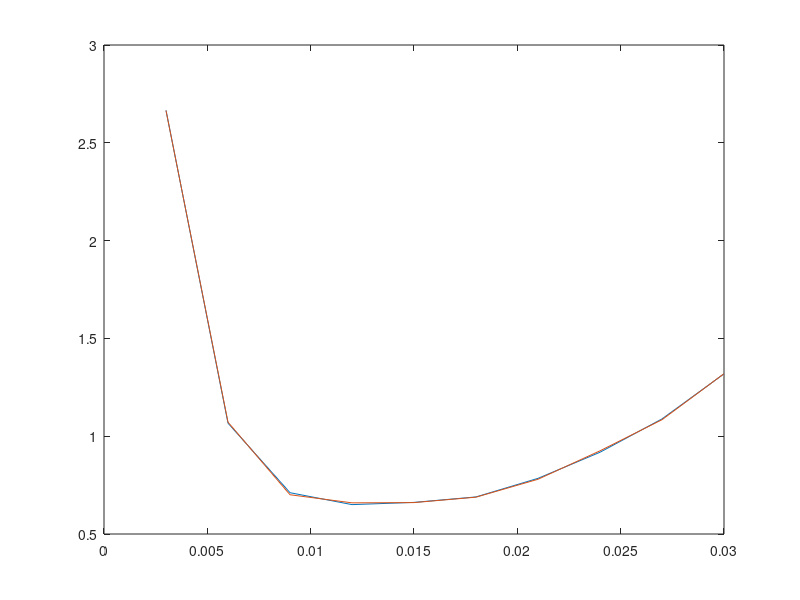
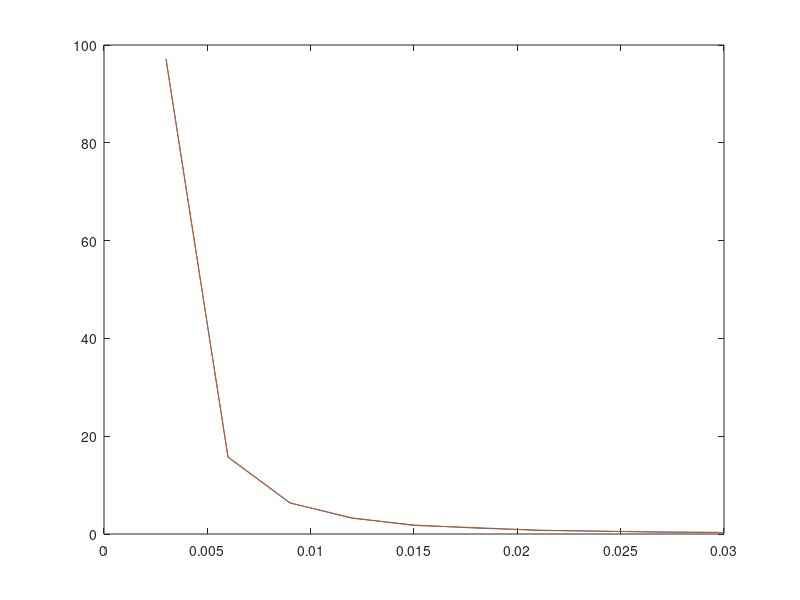

The MATLAB script that drew these images, in order:
vIn = [0.003 0.006 0.009 0.012 0.015 0.018 0.021 0.024 0.027 0.03];
experement = [0.1 0.16 0.24 0.39 0.62 0.93 1.44 2.2 3.3 4.94];

cF0 = [2.66584375 1.066685939 0.711157152 0.650224159 0.661623164 0.689512591 0.784529474 0.917967889 1.088266766 1.318833823];%1 1.54]; rot Speed 0
cF3 = [97.13340693 15.73135406 6.365846027 3.23079564 1.842929895 1.204554851 0.795031504 0.559047066 0.403247032 0.312718332];%1 1.54]; rot Speed 3
cF4 = [114.2592189 19.05791457 7.064884636 3.700963655 2.20407716 1.455901558 0.941747061 0.662773618 0.498425997 0.380221049];%1 1.54]; rot Speed 4
cF5 = [247.5463059 38.10638623 13.06272217 6.112620422 3.438567258 2.214430941 1.480803943 1.068636871 0.792121034 0.626483873];%1 1.54]; rot Speed 5
dd=0;

p0 = polyfit(vIn,cF0,6);
y0 = polyval(p0,vIn);
err0 = abs(cF0-y0);


p3 = polyfit(vIn,cF3,8);
y3 = polyval(p3,vIn);
err3 = abs(cF3-y3);
% 
% p4 = polyfit(vIn,cF4,8);
% y4 = polyval(p4,vIn);
% err4 = abs(cF4-y4);
% 
% p5 = polyfit(vIn,cF5,8);
% y5 = polyval(p5,vIn);
% err5 = abs(cF5-y5);
%% plot
figure(1);
plot(vIn,cF0,...
     vIn, y0...
     );
 
figure(2);
plot(vIn,cF3,...
     vIn, y3...
     );
%  
%  figure(3);
% plot(vIn,cF4,...
%      vIn, y4...
%      );
%  
% figure(4);
% plot(vIn,cF5,...
%      vIn, y5...
%      );